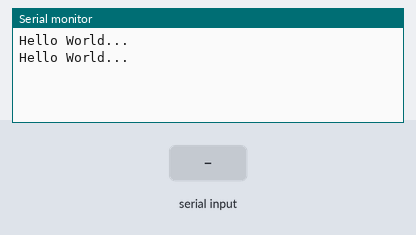
Bench run of a sketch on a simulated Arduino Uno, built with avr-gcc and run on an emulated ATmega328P. Parts: the last lines printed to the serial monitor. The inputs (shaded band) are chosen by the test bench.

Above: at 1.2 s.
1.3 s: "1" received over Serial
At 2.5 s:
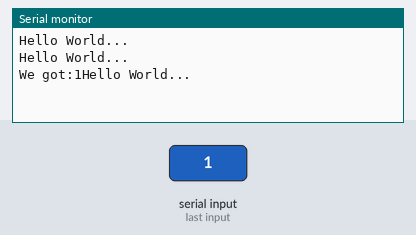
3.5 s: "0" received over Serial
At 4.8 s:
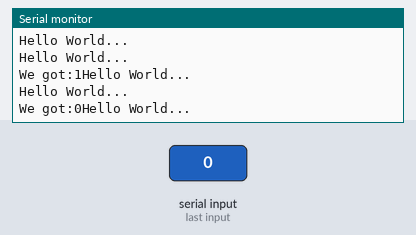
5.0 s: "2" received over Serial
At 5.8 s:
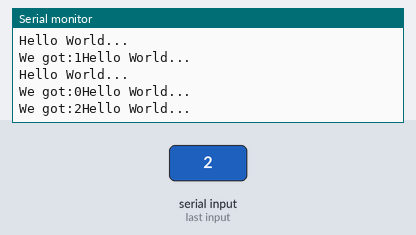

The sketch:

DynamicSerial.ino.ino
```cpp
void setup() {
  Serial.begin(9600);     // Initialize the Serial interface with baud rate of 9600
}

// the loop function runs over and over again forever
void loop() {
  if(Serial.available()>0)    //Checks is there any data in buffer
  {
    Serial.print("We got:");
    Serial.print(char(Serial.read()));  //Read serial data byte and send back to serial monitor
  }
  else
  {
    Serial.println("Hello World..."); //Print Hello word every one second
    delay(1000);                      // Wait for a second
  }
}
```

Measured:
- after the input at 1.3 s, the serial monitor: prints a new line after 0.70 s (image 1)
- after the input at 3.5 s, the serial monitor: prints a new line after 0.50 s (image 2)
- after the input at 5.0 s, the serial monitor: prints a new line at once (image 3)
